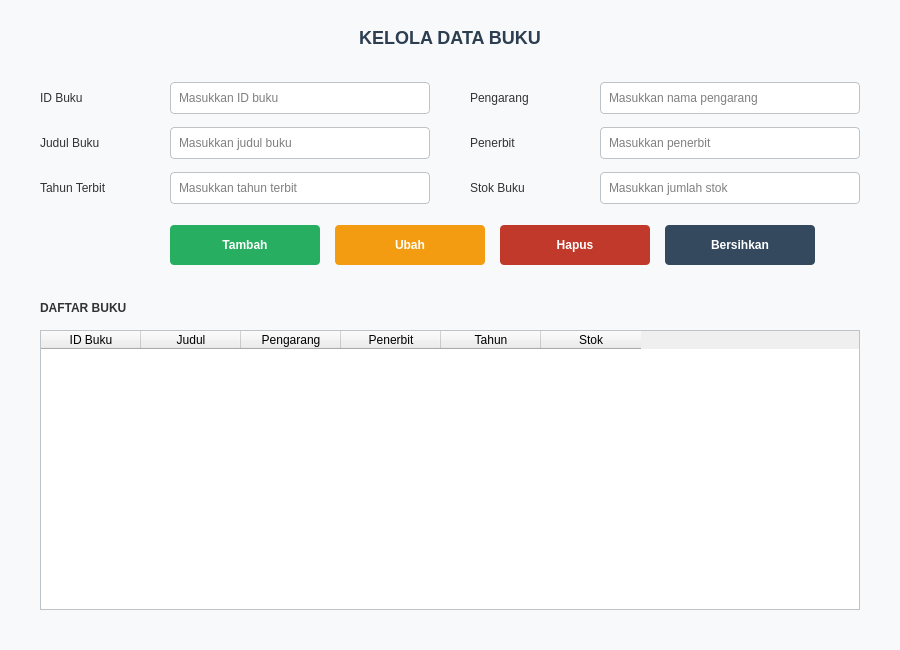
<?xml version="1.0" encoding="UTF-8"?>
<ui version="4.0">
 <class>KelolaBuku</class>
 <widget class="QDialog" name="KelolaBuku">
  <property name="geometry">
   <rect>
    <x>0</x>
    <y>0</y>
    <width>900</width>
    <height>650</height>
   </rect>
  </property>
  <property name="windowTitle">
   <string>Kelola Data Buku</string>
  </property>
  <property name="styleSheet">
   <string notr="true">QDialog {
    background-color: #F8F9FA;
}
QLabel#lblTitle {
    font-size: 18px;
    font-weight: bold;
    color: #2C3E50;
}
QLabel {
    font-size: 12px;
    color: #333333;
}
QLineEdit {
    padding: 6px;
    border: 1px solid #BDC3C7;
    border-radius: 4px;
    background-color: white;
}
QLineEdit:focus {
    border: 1px solid #3498DB;
}
QPushButton {
    background-color: #34495E;
    color: white;
    border: none;
    border-radius: 4px;
    padding: 8px 15px;
    font-weight: bold;
}
QPushButton:hover {
    background-color: #415B76;
}
QPushButton#btnTambah {
    background-color: #27AE60;
}
QPushButton#btnTambah:hover {
    background-color: #2ECC71;
}
QPushButton#btnEdit {
    background-color: #F39C12;
}
QPushButton#btnEdit:hover {
    background-color: #F1C40F;
}
QPushButton#btnHapus {
    background-color: #C0392B;
}
QPushButton#btnHapus:hover {
    background-color: #E74C3C;
}
QTableWidget {
    background-color: white;
    border: 1px solid #BDC3C7;
    gridline-color: #D5D8DC;
    selection-background-color: #3498DB;
    selection-color: white;
}</string>
  </property>
  <widget class="QLabel" name="lblTitle">
   <property name="geometry">
    <rect><x>30</x><y>20</y><width>840</width><height>35</height></rect>
   </property>
   <property name="text"><string>KELOLA DATA BUKU</string></property>
   <property name="alignment"><set>Qt::AlignCenter</set></property>
  </widget>
  <widget class="QLabel" name="lblIdBuku">
   <property name="geometry"><rect><x>40</x><y>85</y><width>120</width><height>25</height></rect></property>
   <property name="text"><string>ID Buku</string></property>
  </widget>
  <widget class="QLineEdit" name="txtIdBuku">
   <property name="geometry"><rect><x>170</x><y>82</y><width>260</width><height>32</height></rect></property>
   <property name="placeholderText"><string>Masukkan ID buku</string></property>
  </widget>
  <widget class="QLabel" name="lblJudul">
   <property name="geometry"><rect><x>40</x><y>130</y><width>120</width><height>25</height></rect></property>
   <property name="text"><string>Judul Buku</string></property>
  </widget>
  <widget class="QLineEdit" name="txtJudul">
   <property name="geometry"><rect><x>170</x><y>127</y><width>260</width><height>32</height></rect></property>
   <property name="placeholderText"><string>Masukkan judul buku</string></property>
  </widget>
  <widget class="QLabel" name="lblPengarang">
   <property name="geometry"><rect><x>470</x><y>85</y><width>120</width><height>25</height></rect></property>
   <property name="text"><string>Pengarang</string></property>
  </widget>
  <widget class="QLineEdit" name="txtPengarang">
   <property name="geometry"><rect><x>600</x><y>82</y><width>260</width><height>32</height></rect></property>
   <property name="placeholderText"><string>Masukkan nama pengarang</string></property>
  </widget>
  <widget class="QLabel" name="lblPenerbit">
   <property name="geometry"><rect><x>470</x><y>130</y><width>120</width><height>25</height></rect></property>
   <property name="text"><string>Penerbit</string></property>
  </widget>
  <widget class="QLineEdit" name="txtPenerbit">
   <property name="geometry"><rect><x>600</x><y>127</y><width>260</width><height>32</height></rect></property>
   <property name="placeholderText"><string>Masukkan penerbit</string></property>
  </widget>
  <widget class="QLabel" name="lblTahun">
   <property name="geometry"><rect><x>40</x><y>175</y><width>120</width><height>25</height></rect></property>
   <property name="text"><string>Tahun Terbit</string></property>
  </widget>
  <widget class="QLineEdit" name="txtTahun">
   <property name="geometry"><rect><x>170</x><y>172</y><width>260</width><height>32</height></rect></property>
   <property name="placeholderText"><string>Masukkan tahun terbit</string></property>
  </widget>
  <widget class="QLabel" name="lblStok">
   <property name="geometry"><rect><x>470</x><y>175</y><width>120</width><height>25</height></rect></property>
   <property name="text"><string>Stok Buku</string></property>
  </widget>
  <widget class="QLineEdit" name="txtStok">
   <property name="geometry"><rect><x>600</x><y>172</y><width>260</width><height>32</height></rect></property>
   <property name="placeholderText"><string>Masukkan jumlah stok</string></property>
  </widget>
  <widget class="QPushButton" name="btnTambah">
   <property name="geometry"><rect><x>170</x><y>225</y><width>150</width><height>40</height></rect></property>
   <property name="text"><string>Tambah</string></property>
  </widget>
  <widget class="QPushButton" name="btnEdit">
   <property name="geometry"><rect><x>335</x><y>225</y><width>150</width><height>40</height></rect></property>
   <property name="text"><string>Ubah</string></property>
  </widget>
  <widget class="QPushButton" name="btnHapus">
   <property name="geometry"><rect><x>500</x><y>225</y><width>150</width><height>40</height></rect></property>
   <property name="text"><string>Hapus</string></property>
  </widget>
  <widget class="QPushButton" name="btnBersihkan">
   <property name="geometry"><rect><x>665</x><y>225</y><width>150</width><height>40</height></rect></property>
   <property name="text"><string>Bersihkan</string></property>
  </widget>
  <widget class="QLabel" name="lblTabel">
   <property name="geometry"><rect><x>40</x><y>295</y><width>300</width><height>25</height></rect></property>
   <property name="text"><string>DAFTAR BUKU</string></property>
   <property name="font"><font><weight>75</weight><bold>true</bold></font></property>
  </widget>
  <widget class="QTableWidget" name="tabelBuku">
   <property name="geometry"><rect><x>40</x><y>330</y><width>820</width><height>280</height></rect></property>
   <property name="columnCount"><number>6</number></property>
   <property name="rowCount"><number>0</number></property>
   <column><property name="text"><string>ID Buku</string></property></column>
   <column><property name="text"><string>Judul</string></property></column>
   <column><property name="text"><string>Pengarang</string></property></column>
   <column><property name="text"><string>Penerbit</string></property></column>
   <column><property name="text"><string>Tahun</string></property></column>
   <column><property name="text"><string>Stok</string></property></column>
  </widget>
 </widget>
 <resources/>
 <connections/>
</ui>
